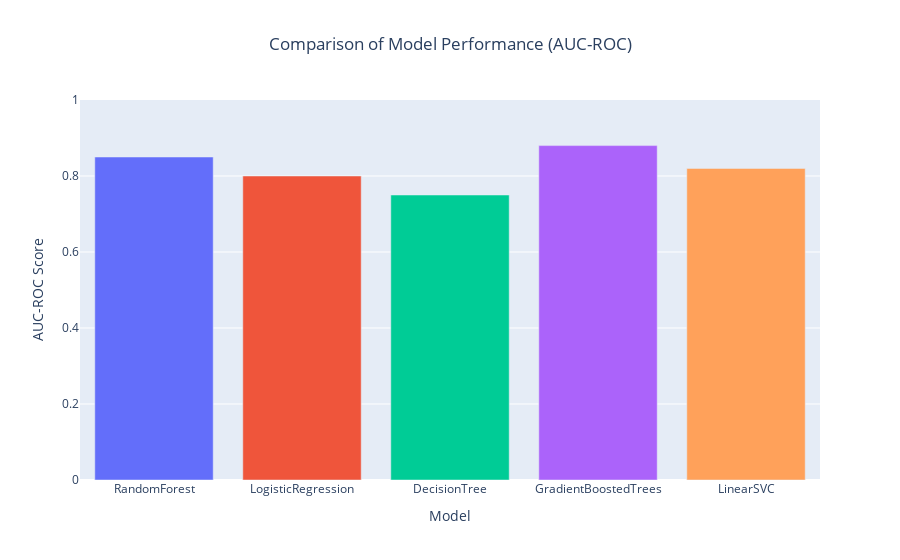

Notebook source saved alongside this figure:
### Code cell
import plotly.express as px
import pandas as pd

# Extract model names and AUC-ROC scores from the results list
# Replace these placeholder AUC-ROC values with actual values from your results
results = [
    ("RandomForest", 0.85, None),  # Example AUC-ROC value
    ("LogisticRegression", 0.80, None),  # Example AUC-ROC value
    ("DecisionTree", 0.75, None),  # Example AUC-ROC value
    ("GradientBoostedTrees", 0.88, None),  # Example AUC-ROC value
    ("LinearSVC", 0.82, None)  # Example AUC-ROC value (replace with your linear_svc_auc_roc)
]

# Create a DataFrame for Plotly
data = {
    "Model": [name for name, _, _ in results],
    "AUC-ROC": [auc for _, auc, _ in results]
}
df = pd.DataFrame(data)

# Create a bar chart using Plotly Express
fig = px.bar(
    df,
    x="Model",
    y="AUC-ROC",
    title="Comparison of Model Performance (AUC-ROC)",
    labels={"AUC-ROC": "AUC-ROC Score", "Model": "Model Name"},
    color="Model",
    color_discrete_sequence=px.colors.qualitative.Plotly
)

# Update layout for better readability
fig.update_layout(
    xaxis_title="Model",
    yaxis_title="AUC-ROC Score",
    yaxis_range=[0, 1],  # AUC-ROC scores are typically between 0 and 1
    showlegend=False,
    title_x=0.5
)

# Show the plot
fig.show()

### Figure 1 — Plotly figure (JSON) as saved in the notebook; plotly's stock layout.template omitted (floating-point values rounded to 4 significant figures)
{"data": [{"hovertemplate": "Model Name=%{x}<br>AUC-ROC Score=%{y}<extra></extra>", "legendgroup": "RandomForest", "marker": {"color": "#636EFA", "pattern": {"shape": ""}}, "name": "RandomForest", "orientation": "v", "showlegend": true, "textposition": "auto", "type": "bar", "x": ["RandomForest"], "xaxis": "x", "y": [0.85], "yaxis": "y"}, {"hovertemplate": "Model Name=%{x}<br>AUC-ROC Score=%{y}<extra></extra>", "legendgroup": "LogisticRegression", "marker": {"color": "#EF553B", "pattern": {"shape": ""}}, "name": "LogisticRegression", "orientation": "v", "showlegend": true, "textposition": "auto", "type": "bar", "x": ["LogisticRegression"], "xaxis": "x", "y": [0.8], "yaxis": "y"}, {"hovertemplate": "Model Name=%{x}<br>AUC-ROC Score=%{y}<extra></extra>", "legendgroup": "DecisionTree", "marker": {"color": "#00CC96", "pattern": {"shape": ""}}, "name": "DecisionTree", "orientation": "v", "showlegend": true, "textposition": "auto", "type": "bar", "x": ["DecisionTree"], "xaxis": "x", "y": [0.75], "yaxis": "y"}, {"hovertemplate": "Model Name=%{x}<br>AUC-ROC Score=%{y}<extra></extra>", "legendgroup": "GradientBoostedTrees", "marker": {"color": "#AB63FA", "pattern": {"shape": ""}}, "name": "GradientBoostedTrees", "orientation": "v", "showlegend": true, "textposition": "auto", "type": "bar", "x": ["GradientBoostedTrees"], "xaxis": "x", "y": [0.88], "yaxis": "y"}, {"hovertemplate": "Model Name=%{x}<br>AUC-ROC Score=%{y}<extra></extra>", "legendgroup": "LinearSVC", "marker": {"color": "#FFA15A", "pattern": {"shape": ""}}, "name": "LinearSVC", "orientation": "v", "showlegend": true, "textposition": "auto", "type": "bar", "x": ["LinearSVC"], "xaxis": "x", "y": [0.82], "yaxis": "y"}], "layout": {"barmode": "relative", "legend": {"title": {"text": "Model Name"}, "tracegroupgap": 0}, "showlegend": false, "title": {"text": "Comparison of Model Performance (AUC-ROC)", "x": 0.5}, "xaxis": {"anchor": "y", "categoryarray": ["RandomForest", "LogisticRegression", "DecisionTree", "GradientBoostedTrees", "LinearSVC"], "categoryorder": "array", "domain": [0, 1], "title": {"text": "Model"}}, "yaxis": {"anchor": "x", "domain": [0, 1], "range": [0, 1], "title": {"text": "AUC-ROC Score"}}}}
